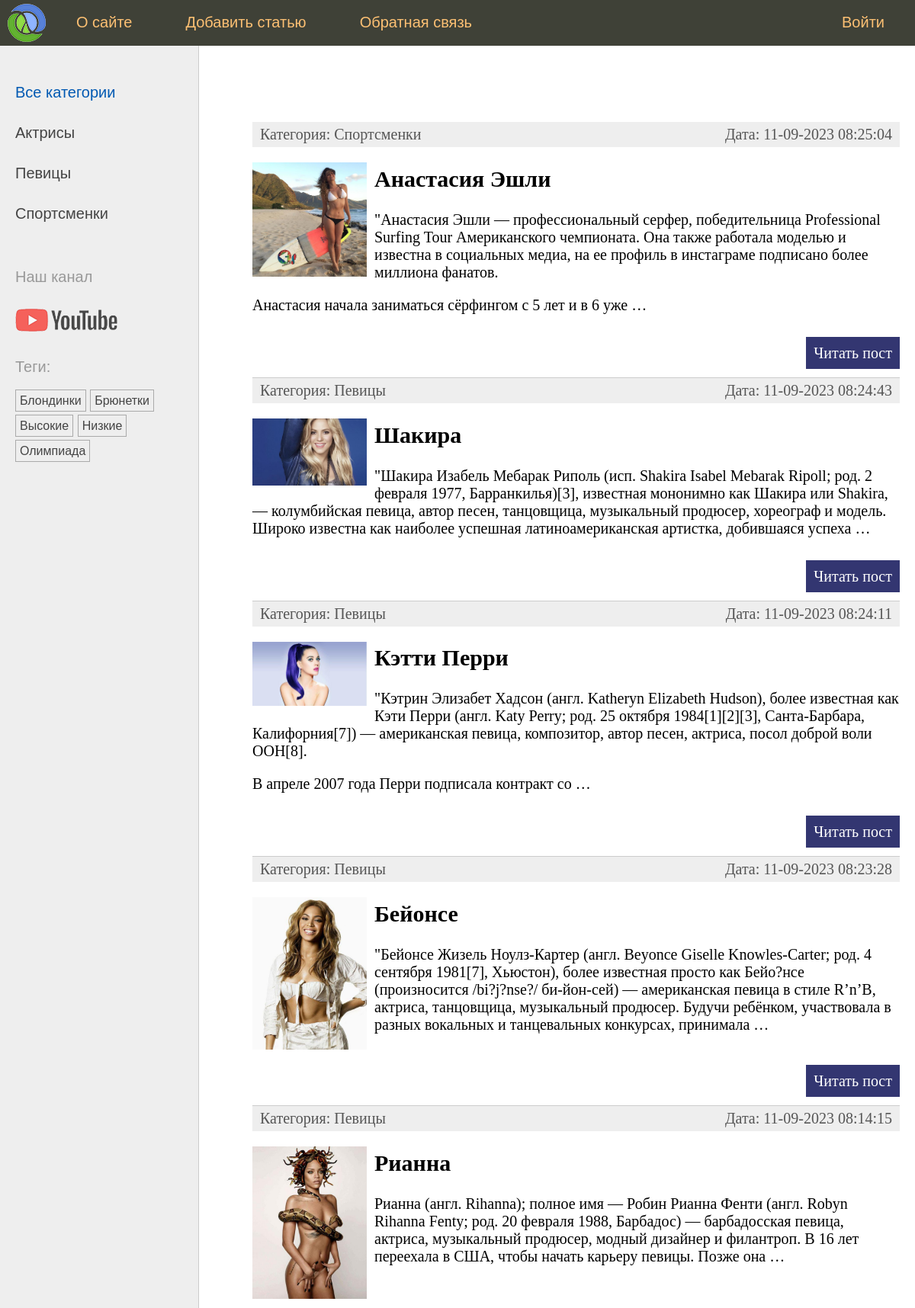
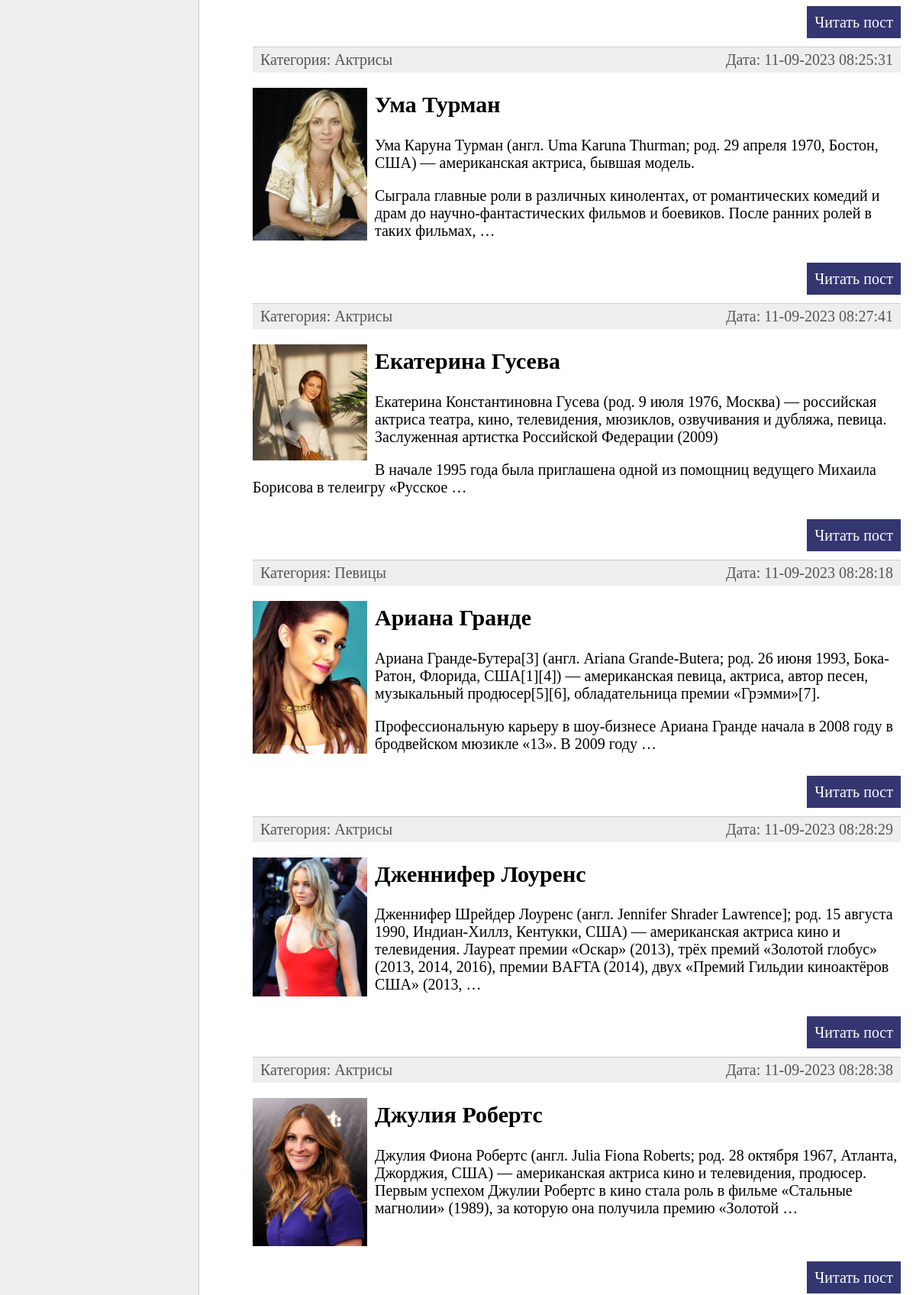
The page / (upper part) on the database its author committed (2 pictures, top to bottom).
### women/models.py (models this page shows, shortened)
class Category(models.Model):
    name = models.CharField(max_length=100, db_index=True, verbose_name='Категория')
    slug = models.SlugField(max_length=255, unique=True, db_index=True, verbose_name='Слаг')
    def get_absolute_url(self):
        return reverse('category', kwargs={'cat_slug': self.slug})
    class Meta:
        verbose_name = 'Категории'
        verbose_name_plural = 'Категории'

class TagPost(models.Model):
    tag = models.CharField(max_length=100, db_index=True)
    slug = models.SlugField(max_length=255, unique=True, db_index=True)
    def get_absolute_url(self):
        return reverse('tag', kwargs={'tag_slug': self.slug})

class Women(models.Model):
    class Status(models.IntegerChoices):
        DRAFT = 0, 'Черновик'
        PUBLISHED = 1, 'Опубликовано'
    title = models.CharField(max_length=255, verbose_name="Заголовок")
    slug = models.SlugField(max_length=255, unique=True, db_index=True, verbose_name="Слаг",
                            validators=[
                                MinLengthValidator(5, message='Минимум 5 символов'),
                                MaxLengthValidator(100, message='Максимум 100 символов'),
                            ]
                            )
    photo = models.ImageField(upload_to="photos/%Y/%m/%d/", default=None,
                              blank=True, null=True, verbose_name='Фото')
    content = models.TextField(blank=True, verbose_name="Текст статьи")
    time_create = models.DateTimeField(auto_now_add=True, verbose_name="Время создания")
    time_update = models.DateTimeField(auto_now=True, verbose_name="Время обновления")
    is_published = models.BooleanField(choices=tuple(map(lambda x: (bool(x[0]), x[1]), Status.choices)),
                                       default=Status.DRAFT, verbose_name="Статус публикации")
    cat = models.ForeignKey('Category', on_delete=models.PROTECT, related_name='posts', verbose_name="Категория")
    tags = models.ManyToManyField('TagPost', blank=True, related_name='tags', verbose_name="Теги")
    husband = models.OneToOneField('Husband', on_delete=models.SET_NULL, null=True, blank=True, related_name='woman', verbose_name="Муж")
    objects = models.Manager()
    published = PublishedManager()
    class Meta:
        verbose_name = "Известные женщины"
        verbose_name_plural = "Известные женщины"
        ordering = ['-time_create']
        indexes = [
                    models.Index(fields=['-time_create'])
        ]
    def get_absolute_url(self):
        return reverse('post', kwargs={'post_slug': self.slug})

### women/views.py (the view)
# urls.py: path('', views.WomenHome.as_view(), name='home'),
class WomenHome(ListView):
    template_name = 'women/index.html'
    context_object_name = 'posts'
    extra_context = {'title': 'Главная страница',
                     'menu': menu,
                     'cat_selected': 0,
                     }
    def get_queryset(self):
        return Women.published.all().select_related("cat")

### women/models.py (called while the page is built)
    def get_queryset(self):
        return super().get_queryset().filter(is_published=Women.Status.PUBLISHED)

### women/templatetags/women_tags.py (called while the page is built)
@register.inclusion_tag('women/list_categories.html')
def show_categories(cat_selected=0):
    cats = Category.objects.annotate(total=Count("posts")).filter(total__gt=0)
    return {'cats': cats, 'cat_selected': cat_selected}

@register.inclusion_tag('women/list_tags.html')
def show_all_tags():
    return {'tags': TagPost.objects.annotate(total=Count("tags")).filter(total__gt=0)}

### women/templates/women/index.html (shortened to what this page needs)
{% extends 'base.html' %}
{% block content %}
<ul class="list-articles">
	{% for p in posts %}
			<li><div class="article-panel">
	<p class="first">Категория: {{p.cat.name}}</p>
	<p class="last">Дата: {{p.time_update|date:"d-m-Y H:i:s"}}</p>
    </div>
				{% if p.photo %}
				<p><img class="img-article-left thumb" src="{{p.photo.url}}"></p>
				{% endif %}
				<h2>{{p.title}}</h2>
	{% autoescape off %}
	{{p.content|linebreaks|truncatewords:40}}
	{% endautoescape %}
			<p class="link-read-post"><a href="{{ p.get_absolute_url }}">Читать пост</a></p>
			</li>
	{% endfor %}
</ul>
{% endblock %}

### women/templates/women/list_categories.html
{% for cat in cats %}
{% if cat.id == cat_selected %}
<li class="selected">{{cat.name}}</li>
{% else %}
<li><a href="{{ cat.get_absolute_url }}">{{cat.name}}</a></li>
{% endif %}
{% endfor %}

### women/templates/women/list_tags.html
{% if tags %}
    <p>Теги:</p>
    <ul class="tags-list">
        {% for t in tags %}
        <li><a href="{{t.get_absolute_url}}">{{t.tag}}</a></li>
        {% endfor %}
    </ul>
{% endif %}

### women/static/women/css/styles.css (style rules this page uses)
html, body { font-family: 'Arial'; margin: 0; padding: 0; height: 100%; width: 100%; color: #444; }
a { color: #0059b2; text-decoration: none; }
img { max-width: 600px; height: auto; }
img.img-article-left { max-width: 300px; height: auto; float: left; padding: 0 10px 10px 0; }
img.img-article-left.thumb { max-width: 150px; height: auto; }
p.link-read-post { text-align: right; }
p.link-read-post a { padding: 10px; min-width: 100px; background: #333671; color: #fff; text-decoration: none; }
div.article-panel { background: #eee; padding: 5px 10px 5px 10px; box-sizing: border-box; overflow: hidden; color: #555; }
div.article-panel p.first { margin: 0; float: left; }
div.article-panel p.last { margin: 0; float: right; }
ul.list-articles { list-style: none; margin: 0; padding: 0; }
ul.list-articles li { border-bottom: 1px solid #ccc; }
.left-chapters ul { width: 230px; margin: 0; padding: 20px 10px 10px 20px; list-style: none; font-size: 20px; }
.left-chapters ul li { margin: 30px 0 0 0; color: #999; }
.left-chapters ul li a { color: #444; text-decoration: none; }
ul.tags-list { width: 100%; margin: 0; padding: 0; list-style: none; }
ul.tags-list li { margin: 0; padding: 0 0 10px; display: inline-block; }
ul.tags-list li a { padding: 5px; font-size: 16px; border: 1px solid #aaa; }

### rows shown on the page
Category: name "Актрисы"
Category: name "Певицы"
Category: name "Спортсменки"
TagPost: tag "Блондинки"
TagPost: tag "Брюнетки"
TagPost: tag "Высокие"
TagPost: tag "Низкие"
TagPost: tag "Олимпиада"
Women: cat.name "Спортсменки", time_update "11-09-2023 08:25:04", photo (picture), title "Анастасия Эшли", content "\"Анастасия Эшли — профессиональный серфер, победительница Professional Surfing Tour Американского чемпионата. Она также работала моделью и известна в социальных медиа, на ее профиль в инстаграме подписано более миллиона фанатов. Анастасия начала заниматься сёрфингом с 5 лет и в 6 уже …"
Women: cat.name "Певицы", time_update "11-09-2023 08:24:43", photo (picture), title "Шакира", content "\"Шакира Изабель Мебарак Риполь (исп. Shakira Isabel Mebarak Ripoll; род. 2 февраля 1977, Барранкилья)[3], известная мононимно как Шакира или Shakira, — колумбийская певица, автор песен, танцовщица, музыкальный продюсер, хореограф и модель. Широко известна как наиболее успешная латиноамериканская артистка, добившаяся успеха …"
Women: cat.name "Певицы", time_update "11-09-2023 08:24:11", photo (picture), title "Кэтти Перри", content "\"Кэтрин Элизабет Хадсон (англ. Katheryn Elizabeth Hudson), более известная как Кэти Перри (англ. Katy Perry; род. 25 октября 1984[1][2][3], Санта-Барбара, Калифорния[7]) — американская певица, композитор, автор песен, актриса, посол доброй воли ООН[8]. В апреле 2007 года Перри подписала контракт со …"
Women: cat.name "Певицы", time_update "11-09-2023 08:23:28", photo (picture), title "Бейонсе", content "\"Бейонсе Жизель Ноулз-Картер (англ. Beyonce Giselle Knowles-Carter; род. 4 сентября 1981[7], Хьюстон), более известная просто как Бейо?нсе (произносится /bi?j?nse?/ би-йон-сей) — американская певица в стиле R’n’B, актриса, танцовщица, музыкальный продюсер. Будучи ребёнком, участвовала в разных вокальных и танцевальных конкурсах, принимала …"
Women: cat.name "Певицы", time_update "11-09-2023 08:14:15", photo (picture), title "Рианна", content "Рианна (англ. Rihanna); полное имя — Робин Рианна Фенти (англ. Robyn Rihanna Fenty; род. 20 февраля 1988, Барбадос) — барбадосская певица, актриса, музыкальный продюсер, модный дизайнер и филантроп. В 16 лет переехала в США, чтобы начать карьеру певицы. Позже она …"
Women: cat.name "Актрисы", time_update "11-09-2023 08:25:31", photo (picture), title "Ума Турман", content "Ума Каруна Турман (англ. Uma Karuna Thurman; род. 29 апреля 1970, Бостон, США) — американская актриса, бывшая модель. Сыграла главные роли в различных кинолентах, от романтических комедий и драм до научно-фантастических фильмов и боевиков. После ранних ролей в таких фильмах, …"
Women: cat.name "Актрисы", time_update "11-09-2023 08:27:41", photo (picture), title "Екатерина Гусева", content "Екатерина Константиновна Гусева (род. 9 июля 1976, Москва) — российская актриса театра, кино, телевидения, мюзиклов, озвучивания и дубляжа, певица. Заслуженная артистка Российской Федерации (2009) В начале 1995 года была приглашена одной из помощниц ведущего Михаила Борисова в телеигру «Русское …"
Women: cat.name "Певицы", time_update "11-09-2023 08:28:18", photo (picture), title "Ариана Гранде", content "Ариана Гранде-Бутера[3] (англ. Ariana Grande-Butera; род. 26 июня 1993, Бока-Ратон, Флорида, США[1][4]) — американская певица, актриса, автор песен, музыкальный продюсер[5][6], обладательница премии «Грэмми»[7]. Профессиональную карьеру в шоу-бизнесе Ариана Гранде начала в 2008 году в бродвейском мюзикле «13». В 2009 году …"
Women: cat.name "Актрисы", time_update "11-09-2023 08:28:29", photo (picture), title "Дженнифер Лоуренс", content "Дженнифер Шрейдер Лоуренс (англ. Jennifer Shrader Lawrence]; род. 15 августа 1990, Индиан-Хиллз, Кентукки, США) — американская актриса кино и телевидения. Лауреат премии «Оскар» (2013), трёх премий «Золотой глобус» (2013, 2014, 2016), премии BAFTA (2014), двух «Премий Гильдии киноактёров США» (2013, …"
Women: cat.name "Актрисы", time_update "11-09-2023 08:28:38", photo (picture), title "Джулия Робертс", content "Джулия Фиона Робертс (англ. Julia Fiona Roberts; род. 28 октября 1967, Атланта, Джорджия, США) — американская актриса кино и телевидения, продюсер. Первым успехом Джулии Робертс в кино стала роль в фильме «Стальные магнолии» (1989), за которую она получила премию «Золотой …"

### other values the page prints
{{ m.title }} "О сайте" "Добавить статью" "Обратная связь" "Войти"
